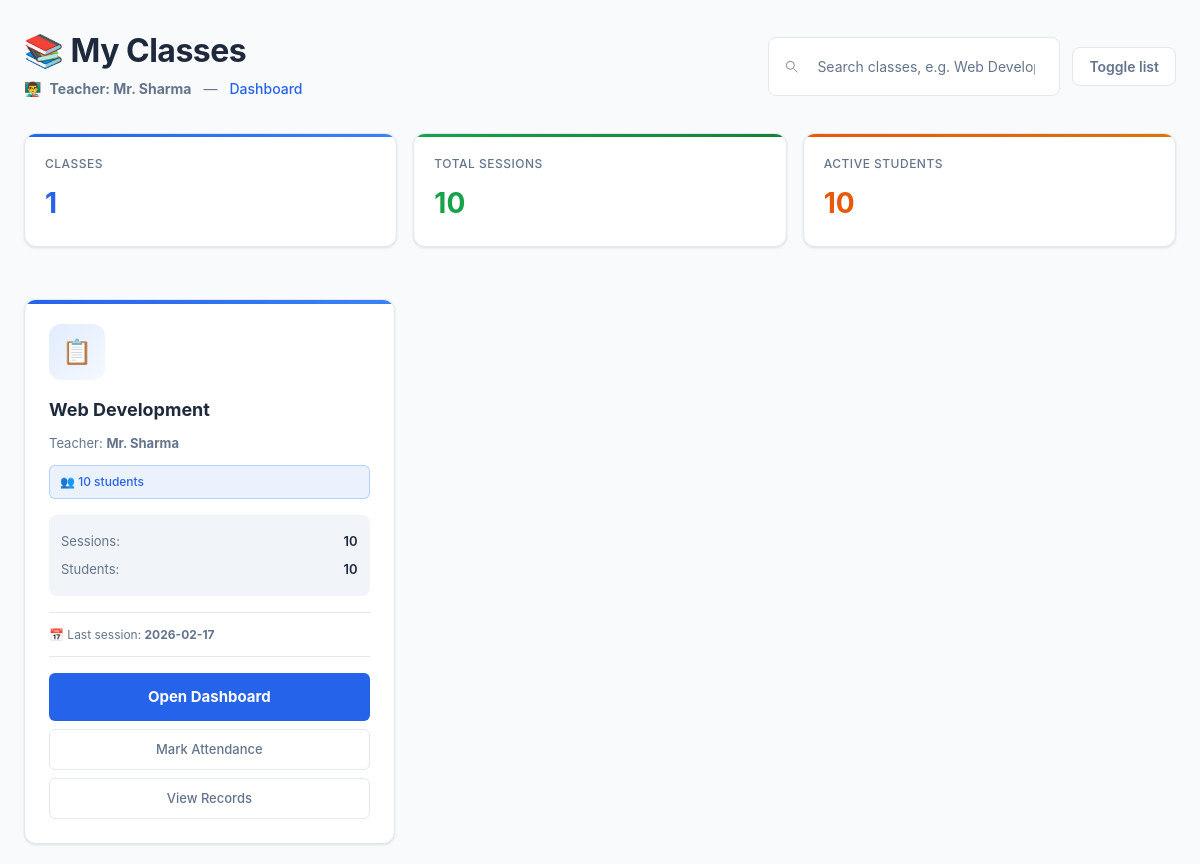
The page /teacher/classes (signed in) on the database as committed earlier.
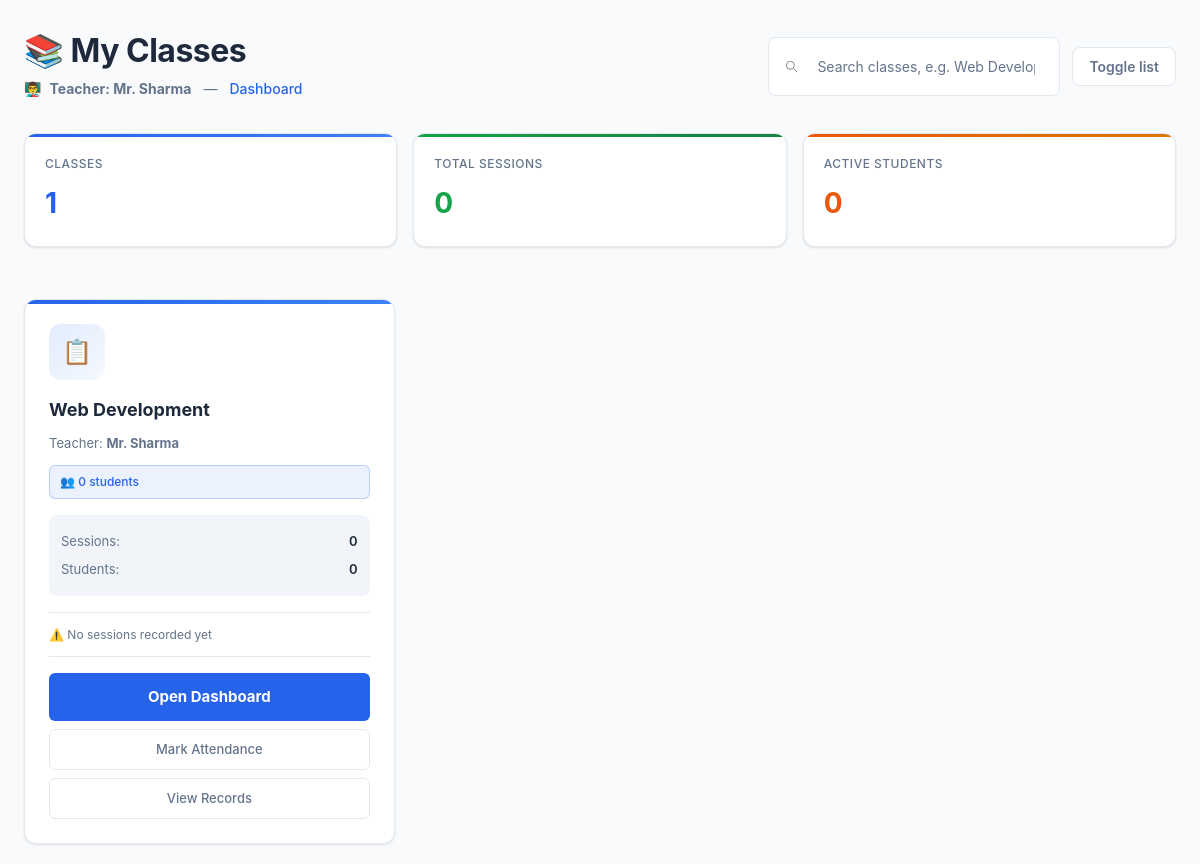
The same page on the database as committed later.
### app.py (models this page shows)
class User(db.Model):
    id = db.Column(db.Integer, primary_key=True)
    role = db.Column(db.String(20), nullable=False)
    name = db.Column(db.String(100), nullable=False)
    email = db.Column(db.String(100), unique=True, nullable=False)
    password = db.Column(db.String(200), nullable=False)
    roll_number = db.Column(db.String(20), nullable=True)
    branch = db.Column(db.String(100), nullable=True)
    semester = db.Column(db.String(20), nullable=True)
    department = db.Column(db.String(100), nullable=True)
    subject = db.Column(db.String(100), nullable=True)

### app.py (the view)
@app.route('/teacher/classes')
def teacher_classes():
    if session.get('role') != 'teacher':
        abort(403)
    teacher = User.query.get(session.get('user_id'))
    classes = []
    if teacher and teacher.subject:
        classes.append(teacher.subject)
    if teacher:
        subjects = [row[0] for row in db.session.query(Attendance.subject)
                    .filter_by(teacher_id=teacher.id).distinct().all() or []]
        for s in subjects:
            if s and s not in classes:
                classes.append(s)
    classes_info = []
    for s in classes:
        total_sessions = Attendance.query.filter_by(teacher_id=teacher.id, subject=s).count()
        last_rec = Attendance.query.filter_by(teacher_id=teacher.id, subject=s).order_by(Attendance.date.desc()).first()
        last_date = last_rec.date.isoformat() if last_rec else None
        students_count = db.session.query(Attendance.student_id).filter_by(teacher_id=teacher.id, subject=s).distinct().count()
        classes_info.append({
            'subject': s,
            'total_sessions': total_sessions,
            'last_date': last_date,
            'students_count': students_count
        })
    return render_template('teacher_classes.html', teacher=teacher, classes_info=classes_info)

### templates/teacher_classes.html (shortened to what this page needs)
<!doctype html>
<html lang="en">
<head>
  <link rel="stylesheet" href="{{ url_for('static', filename='style.css') }}">
</head>
<body>
  <div class="wrap">
    <div class="top">
      <div class="title">
        <h1>📚 My Classes</h1>
        <div class="sub">
          👨‍🏫 <strong>Teacher: {{ teacher.name }}</strong>
          <span style="color: var(--text-muted); margin: 0 4px;">—</span>
          <a href="{{ url_for('teacher_dashboard') }}" style="color: var(--primary); font-weight: 500;">Dashboard</a>
        </div>
      </div>
      <div class="toolbar">
        <div class="search" role="search">
          <svg width="16" height="16" viewBox="0 0 24 24" fill="none" style="margin-right: 8px;"><path d="M21 21l-4.35-4.35" stroke="currentColor" stroke-width="1.4" stroke-linecap="round" stroke-linejoin="round"/><circle cx="11" cy="11" r="6" stroke="currentColor" stroke-width="1.4"/></svg>
          <input id="search" placeholder="Search classes, e.g. Web Development" oninput="filterCards()" />
        </div>
        <div class="controls">
          <button class="btn btn-secondary" onclick="toggleView()">Toggle list</button>
        </div>
      </div>
    </div>
    <div class="summary" id="summaryStrip">
      <div class="stat">
        <div class="stat-label">Classes</div>
        <strong>{{ classes_info|length }}</strong>
      </div>
      <div class="stat">
        <div class="stat-label">Total sessions</div>
        <strong>{{ classes_info|sum(attribute='total_sessions') }}</strong>
      </div>
      <div class="stat">
        <div class="stat-label">Active students</div>
        <strong>{{ classes_info|sum(attribute='students_count') }}</strong>
      </div>
    </div>
    {% if classes_info %}
      <div class="grid" id="cards">
        {% for c in classes_info %}
        <div class="card" data-subject="{{ c.subject|lower }}">
          <div class="card-icon">📋</div>
          <div class="subject">{{ c.subject }}</div>
          <div class="teacher-info">Teacher: <strong>{{ teacher.name }}</strong></div>
          <div class="students-badge">👥 {{ c.students_count }} students</div>
          <div class="card-meta">
            <div class="meta-row">
              <span>Sessions:</span>
              <strong>{{ c.total_sessions }}</strong>
            </div>
            <div class="meta-row">
              <span>Students:</span>
              <strong>{{ c.students_count }}</strong>
            </div>
          </div>
          {% if c.last_date %}
            <div class="last-session">📅 Last session: <strong>{{ c.last_date }}</strong></div>
          {% else %}
            <div class="last-session" style="color: var(--text-muted);">⚠️ No sessions recorded yet</div>
          {% endif %}
          <div class="actions">
            <a href="{{ url_for('teacher_dashboard') }}" class="action-btn">Open Dashboard</a>
            <a href="{{ url_for('select_class_mark') }}" class="action-btn secondary">Mark Attendance</a>
            <a href="{{ url_for('select_class_view') }}" class="action-btn secondary">View Records</a>
          </div>
        </div>
        {% endfor %}
      </div>
    {% else %}
      <div class="empty">
        <h2>No Classes Found</h2>
        <p>No classes yet. Add a subject in your profile or mark attendance to create a class entry.</p>
      </div>
    {% endif %}
  </div>
</body>
</html>

### static/style.css (style rules this page uses)
* { margin: 0; padding: 0; box-sizing: border-box; }
:root { --primary: #2563eb; --primary-dark: #1e40af; --primary-light: #3b82f6; --primary-gradient: linear-gradient(135deg, #2563eb 0%, #3b82f6 100%); --secondary: #06b6d4; --secondary-gradient: linear-gradient(135deg, #06b6d4 0%, #0891b2 100%); --accent: #dc2626; --accent-warm: #ea580c; --accent-warm-gradient: linear-gradient(135deg, #ea580c 0%, #d97706 100%); --success: #16a34a; --success-gradient: linear-gradient(135deg, #16a34a 0%, #15803d 100%); --warning: #ca8a04; --warning-gradient: linear-gradient(135deg, #ca8a04 0%, #b45309 100%); --purple: #9333ea; --purple-gradient: linear-gradient(135deg, #9333ea 0%, #7c3aed 100%); --pink: #ec4899; --pink-gradient: linear-gradient(135deg, #ec4899 0%, #db2777 100%); --indigo: #4f46e5; --indigo-gradient: linear-gradient(135deg, #4f46e5 0%, #4338ca 100%); --bg-dark: #f8fafc; --bg-darker: #f1f5f9; --card-bg: #ffffff; --border-color: #e2e8f0; --text-light: #1e293b; --text-muted: #64748b; --text-dark: #334155; --shadow: 0 1px 3px rgba(0, 0, 0, 0.08), 0 1px 2px rgba(0, 0, 0, 0.04); --shadow-md: 0 4px 6px rgba(0, 0, 0, 0.1), 0 2px 4px rgba(0, 0, 0, 0.06); --shadow-lg: 0 10px 15px rgba(0, 0, 0, 0.1), 0 4px 6px rgba(0, 0, 0, 0.05); --radius: 8px; --font-sans: -apple-system, BlinkMacSystemFont, 'Segoe UI', 'Roboto', 'Oxygen', 'Ubuntu', 'Cantarell', sans-serif; }
body { font-family: var(--font-sans); background: var(--bg-dark); color: var(--text-light); line-height: 1.6; }
.btn { padding: 10px 20px; border: none; border-radius: var(--radius); font-family: inherit; font-size: 14px; font-weight: 500; cursor: pointer; transition: all 0.2s ease; text-decoration: none; display: inline-block; }
.btn-secondary { background: var(--card-bg); color: var(--text-light); border: 1px solid var(--border-color); }
input, select, textarea { font-family: inherit; font-size: 14px; border: 1px solid var(--border-color); padding: 10px 12px; border-radius: var(--radius); background: var(--card-bg); color: var(--text-light); transition: all 0.2s ease; }
input::placeholder, select::placeholder, textarea::placeholder { color: var(--text-muted); }
.card { background: var(--card-bg); border-radius: var(--radius); padding: 20px; box-shadow: var(--shadow); border: 1px solid var(--border-color); }
h1, h2, h3, h4, h5, h6 { font-weight: 600; line-height: 1.2; color: var(--text-light); }
h1 { font-size: 28px; }
input, select { padding: 10px; border: 1px solid #ccc; border-radius: 6px; font-size: 14px; }
button { padding: 10px; background: #2575fc; color: #fff; border: none; border-radius: 6px; font-size: 16px; cursor: pointer; transition: background 0.3s; }
body { background: linear-gradient(135deg, #6a11cb 0%, #2575fc 100%); font-family: "Poppins", Arial, sans-serif; }
.card { background: #fff; border-radius: 10px; box-shadow: 0 4px 8px rgba(0, 0, 0, 0.1); padding: 20px; margin: 20px 0; }
.card a { color: #2575fc; text-decoration: none; font-weight: bold; }

Rows that differ between the two databases and show on the page:
changed User "Web Development": students_count "10" → "0"; total_sessions "10" → "0"; last_date "2026-02-17" → (not shown); text "📅 Last session:" → "⚠️ No sessions recorded yet"
Other text that changed with them:
{{ classes_info|sum(attribute='total_sessions') }}: "10" → "0"
{{ classes_info|sum(attribute='students_count') }}: "10" → "0"
